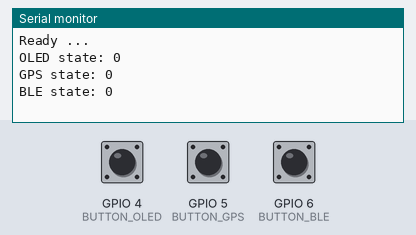
Bench run of a sketch on a simulated ESP32-S3. Shown: the last lines printed to the serial monitor. Inputs (shaded band) come from the test bench; at power-on: GPIO 4 (BUTTON_OLED) HIGH, GPIO 5 (BUTTON_GPS) HIGH, GPIO 6 (BUTTON_BLE) HIGH.

Above: at 1.8 s.
1.9 s: GPIO 4 (BUTTON_OLED) pulled LOW for 1 s
At 4.2 s:
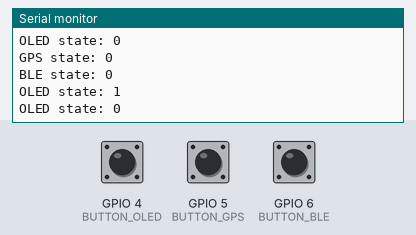
4.4 s: GPIO 5 (BUTTON_GPS) pulled LOW for 1 s
At 6.7 s:
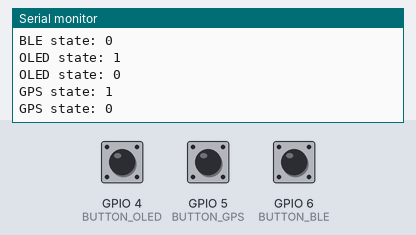
6.9 s: GPIO 6 (BUTTON_BLE) pulled LOW for 1 s
At 10.0 s:
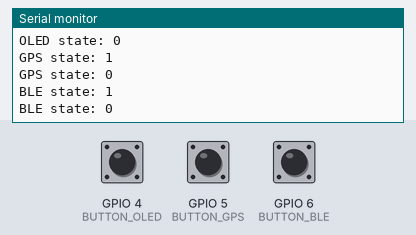

Measured:
- after the input at 1.9 s, the serial monitor: prints a new line after 0.60 s (image 1)
- after the input at 4.4 s, the serial monitor: prints a new line after 0.60 s (image 2)
- after the input at 6.9 s, the serial monitor: prints a new line after 0.60 s (image 3)

The sketch:

Esp32S3_Zero_Latching_Btns.ino
```cpp
#define BUTTON_OLED 4
#define BUTTON_GPS 5
#define BUTTON_BLE 6

bool OLED_state = true;
bool GPS_state = true;
bool BLE_state = true;
bool buttonState_OLED = LOW;             // Current state of the button
bool buttonState_GPS = LOW;
bool buttonState_BLE = LOW;
bool lastButtonState_OLED = LOW;         // Previous state of the button
bool lastButtonState_GPS = LOW;
bool lastButtonState_BLE = LOW;
unsigned long lastDebounceTime_OLED = 0; // The last time the button was toggled
unsigned long lastDebounceTime_GPS = 0;
unsigned long lastDebounceTime_BLE = 0;
unsigned long debounceDelay = 50;   // Debounce delay in milliseconds

void setup() {
  Serial.begin(9600);
  pinMode(BUTTON_OLED, INPUT_PULLUP);
  pinMode(BUTTON_GPS, INPUT_PULLUP);
  pinMode(BUTTON_BLE, INPUT_PULLUP);
  Serial.println("Ready ...");
}

void loop() {
  bool readingA = digitalRead(BUTTON_OLED);
  // Serial.println("readingA: "+String(readingA));
  if (readingA != lastButtonState_OLED) {
    // Serial.println("readingA new; lastDebounceTime_OLED: "+String(lastDebounceTime_OLED));
    lastDebounceTime_OLED = millis();
  }
  if ((millis() - lastDebounceTime_OLED) > debounceDelay) {
    // Serial.println("readingA > debounceDelay");
    if (readingA != buttonState_OLED) {
      // Serial.println("readingA != buttonState_OLED "+String(buttonState_OLED));
      buttonState_OLED = readingA;
      // if (buttonState_OLED == LOW) {
        OLED_state = !OLED_state;
        Serial.println("OLED state: "+String(OLED_state));
      // }
    }
  }
  // Save the reading as the last state
  lastButtonState_OLED = readingA;
  //////////////////////////////////////////////////////
  bool readingB = digitalRead(BUTTON_GPS);
  if (readingB != lastButtonState_GPS) {
    lastDebounceTime_GPS = millis();
  }
  if ((millis() - lastDebounceTime_GPS) > debounceDelay) {
    if (readingB != buttonState_GPS) {
      buttonState_GPS = readingB;
      // if (buttonState_GPS == LOW) {
        GPS_state = !GPS_state;
        Serial.println("GPS state: "+String(GPS_state));
      // }
    }
  }
  // Save the reading as the last state
  lastButtonState_GPS = readingB;
  //////////////////////////////////////////////////////
  bool readingC = digitalRead(BUTTON_BLE);
  if (readingC != lastButtonState_BLE) {
    lastDebounceTime_BLE = millis();
  }
  if ((millis() - lastDebounceTime_BLE) > debounceDelay) {
    if (readingC != buttonState_BLE) {
      buttonState_BLE = readingC;
      // if (buttonState_BLE == LOW) {
        BLE_state = !BLE_state;
        Serial.println("BLE state: "+String(BLE_state));
      // }
    }
  }
  // Save the reading as the last state
  lastButtonState_BLE = readingC;

  delay(500);
}
```
